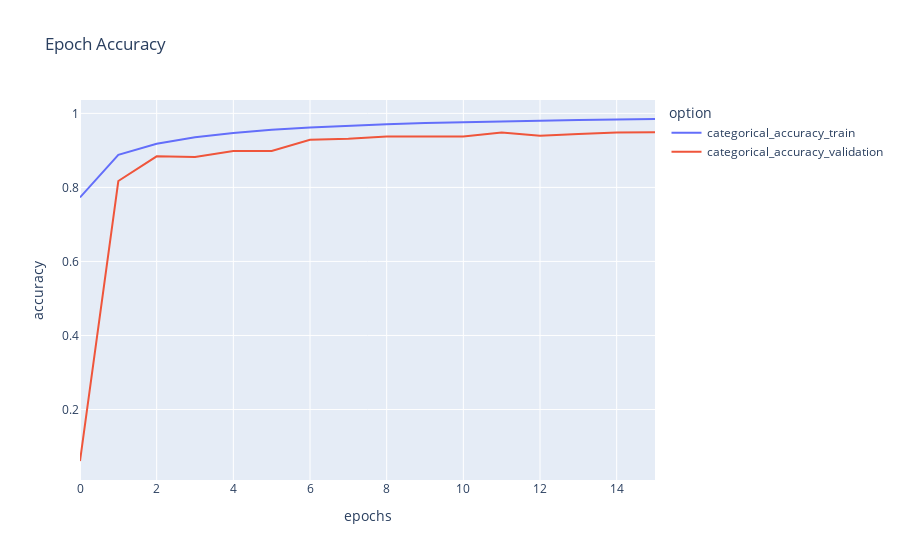

The cell this chart's notebook holds for it:
### Code cell
metrics_df = plot_graph("accuracy")
metrics_df.plot(title="Epoch Accuracy", labels=dict(index="epochs", value="accuracy", variable="option"))

### Figure 1 — Plotly figure (JSON) as saved in the notebook; plotly's stock layout.template omitted (floating-point values rounded to 4 significant figures)
{"data": [{"hovertemplate": "option=categorical_accuracy_train<br>epochs=%{x}<br>accuracy=%{y}<extra></extra>", "legendgroup": "categorical_accuracy_train", "line": {"color": "#636efa", "dash": "solid"}, "mode": "lines", "name": "categorical_accuracy_train", "orientation": "v", "showlegend": true, "type": "scatter", "x": [0, 1, 2, 3, 4, 5, 6, 7, 8, 9, 10, 11, 12, 13, 14, 15], "xaxis": "x", "y": [0.773, 0.888, 0.9181, 0.9355, 0.9467, 0.9557, 0.9617, 0.9669, 0.9706, 0.9738, 0.9764, 0.9785, 0.9804, 0.9821, 0.9835, 0.9848], "yaxis": "y"}, {"hovertemplate": "option=categorical_accuracy_validation<br>epochs=%{x}<br>accuracy=%{y}<extra></extra>", "legendgroup": "categorical_accuracy_validation", "line": {"color": "#EF553B", "dash": "solid"}, "mode": "lines", "name": "categorical_accuracy_validation", "orientation": "v", "showlegend": true, "type": "scatter", "x": [0, 1, 2, 3, 4, 5, 6, 7, 8, 9, 10, 11, 12, 13, 14, 15], "xaxis": "x", "y": [0.06084, 0.8172, 0.8839, 0.8821, 0.8982, 0.8981, 0.9284, 0.9313, 0.9373, 0.9366, 0.9374, 0.9482, 0.9393, 0.9441, 0.9484, 0.9487], "yaxis": "y"}], "layout": {"legend": {"title": {"text": "option"}, "tracegroupgap": 0}, "title": {"text": "Epoch Accuracy"}, "xaxis": {"anchor": "y", "domain": [0, 1], "title": {"text": "epochs"}}, "yaxis": {"anchor": "x", "domain": [0, 1], "title": {"text": "accuracy"}}}}
